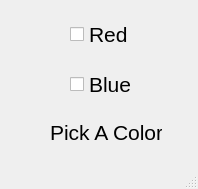
<?xml version="1.0" encoding="UTF-8"?>
<ui version="4.0">
 <class>MainWindow</class>
 <widget class="QMainWindow" name="MainWindow">
  <property name="geometry">
   <rect>
    <x>0</x>
    <y>0</y>
    <width>198</width>
    <height>189</height>
   </rect>
  </property>
  <property name="windowTitle">
   <string>MainWindow</string>
  </property>
  <widget class="QWidget" name="centralwidget">
   <widget class="QCheckBox" name="red_checkBox">
    <property name="geometry">
     <rect>
      <x>70</x>
      <y>20</y>
      <width>59</width>
      <height>29</height>
     </rect>
    </property>
    <property name="font">
     <font>
      <pointsize>16</pointsize>
     </font>
    </property>
    <property name="text">
     <string>Red</string>
    </property>
   </widget>
   <widget class="QCheckBox" name="blue_checkBox">
    <property name="geometry">
     <rect>
      <x>70</x>
      <y>70</y>
      <width>64</width>
      <height>29</height>
     </rect>
    </property>
    <property name="font">
     <font>
      <pointsize>16</pointsize>
     </font>
    </property>
    <property name="text">
     <string>Blue</string>
    </property>
   </widget>
   <widget class="QLabel" name="label">
    <property name="geometry">
     <rect>
      <x>50</x>
      <y>120</y>
      <width>112</width>
      <height>25</height>
     </rect>
    </property>
    <property name="font">
     <font>
      <pointsize>16</pointsize>
     </font>
    </property>
    <property name="text">
     <string>Pick A Color</string>
    </property>
   </widget>
  </widget>
  <widget class="QMenuBar" name="menubar">
   <property name="geometry">
    <rect>
     <x>0</x>
     <y>0</y>
     <width>198</width>
     <height>21</height>
    </rect>
   </property>
  </widget>
  <widget class="QStatusBar" name="statusbar"/>
 </widget>
 <resources/>
 <connections/>
</ui>
